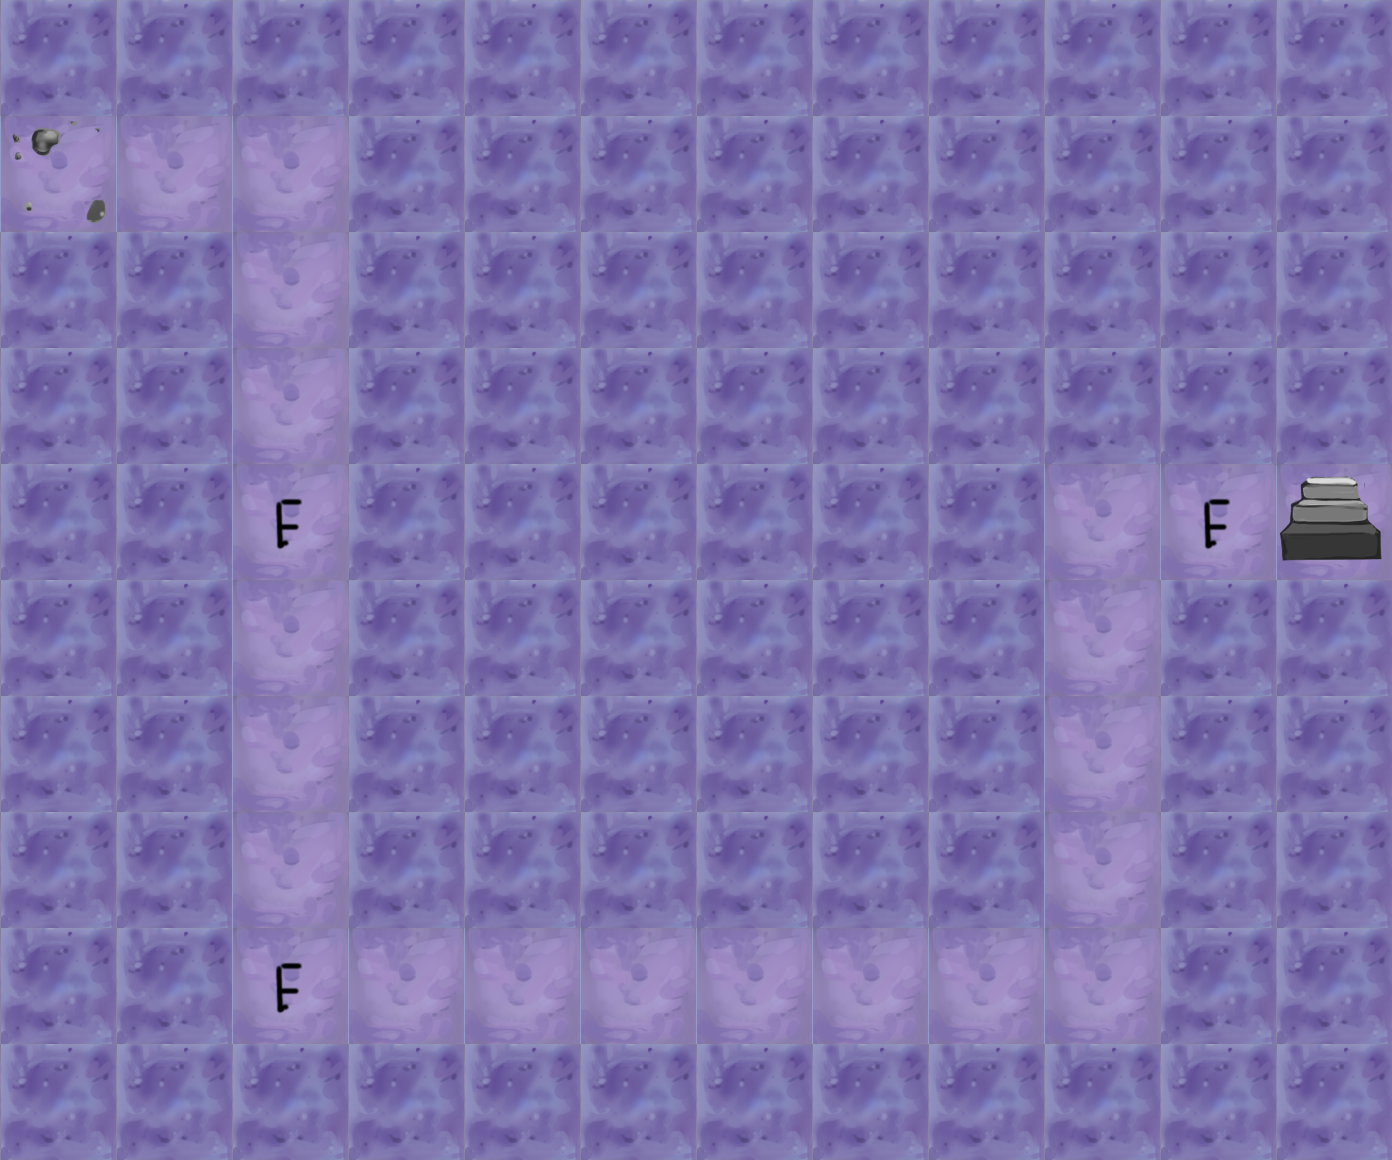

Below is a game level as drawn by its tile map, then a one-line description and the .tmx file that defines it, in full:
An orthogonal 12x10 tile map with 116x116 px tiles, 3 tile layers (Tile Layer 1, Tile Layer 2, Tile Layer 3), 3 tilesets.

<map version="1.0" orientation="orthogonal" renderorder="right-down" width="12" height="10" tilewidth="116" tileheight="116" nextobjectid="1">
 <tileset firstgid="1" name="tile" tilewidth="116" tileheight="116" tilecount="20" columns="20">
  <image source="../images/tile.png" width="2320" height="116" />
 </tileset>
 <tileset firstgid="21" name="stuff" tilewidth="116" tileheight="116" tilecount="6" columns="6">
  <image source="../images/stuff.png" width="696" height="116" />
 </tileset>
 <tileset firstgid="27" name="triggers" tilewidth="116" tileheight="116" tilecount="6" columns="6">
  <image source="../images/triggers.png" width="696" height="116" />
 </tileset>
 <layer name="Tile Layer 1" width="12" height="10">
  <data encoding="csv">
3,3,3,3,3,3,3,3,3,3,3,3,
2,2,2,3,3,3,3,3,3,3,3,3,
3,3,2,3,3,3,3,3,3,3,3,3,
3,3,2,3,3,3,3,3,3,3,3,3,
3,3,2,3,3,3,3,3,3,2,2,2,
3,3,2,3,3,3,3,3,3,2,3,3,
3,3,2,3,3,3,3,3,3,2,3,3,
3,3,2,3,3,3,3,3,3,2,3,3,
3,3,2,2,2,2,2,2,2,2,3,3,
3,3,3,3,3,3,3,3,3,3,3,3
</data>
 </layer>
 <layer name="Tile Layer 2" width="12" height="10">
  <data encoding="csv">
0,0,0,0,0,0,0,0,0,0,0,0,
0,0,0,0,0,0,0,0,0,0,0,0,
0,0,0,0,0,0,0,0,0,0,0,0,
0,0,0,0,0,0,0,0,0,0,0,0,
0,0,0,0,0,0,0,0,0,0,0,0,
0,0,0,0,0,0,0,0,0,0,0,0,
0,0,0,0,0,0,0,0,0,0,0,0,
0,0,0,0,0,0,0,0,0,0,0,0,
0,0,0,0,0,0,0,0,0,0,0,0,
0,0,0,0,0,0,0,0,0,0,0,0
</data>
 </layer>
 <layer name="Tile Layer 3" width="12" height="10">
  <data encoding="csv">
0,0,0,0,0,0,0,0,0,0,0,0,
27,0,0,0,0,0,0,0,0,0,0,0,
0,0,0,0,0,0,0,0,0,0,0,0,
0,0,0,0,0,0,0,0,0,0,0,0,
0,0,32,0,0,0,0,0,0,0,32,31,
0,0,0,0,0,0,0,0,0,0,0,0,
0,0,0,0,0,0,0,0,0,0,0,0,
0,0,0,0,0,0,0,0,0,0,0,0,
0,0,32,0,0,0,0,0,0,0,0,0,
0,0,0,0,0,0,0,0,0,0,0,0
</data>
 </layer>
</map>
